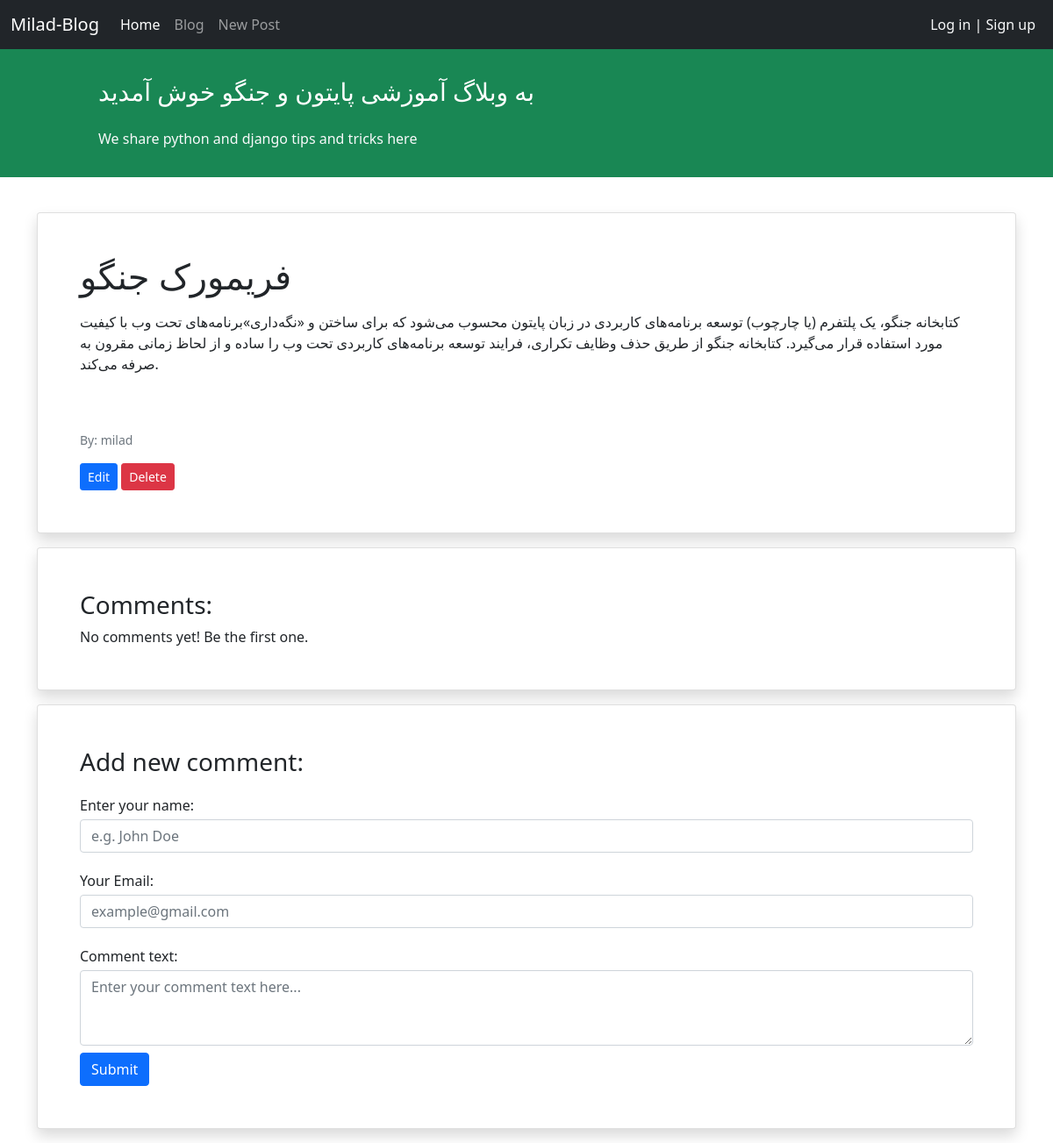
/blog/5/, run on the app's committed database.
### blog/models.py (models this page shows, shortened)
class Post(models.Model):
    STATUS_CHOICES = (('pub', 'Published'), ('drf', 'Draft'),)
    title = models.CharField(max_length=100)
    text = models.TextField()
    author = models.ForeignKey('auth.User', on_delete=models.CASCADE)
    datetime_created = models.DateTimeField(auto_now_add=True)
    datetime_modified = models.DateTimeField(auto_now=True)
    status = models.CharField(choices=STATUS_CHOICES, max_length=3)

### blog/views.py (the view)
# urls.py: path('<int:pk>/', views.PostDetailView.as_view(), name="posts_detail"),
class PostDetailView(generic.DetailView):
    model = Post
    template_name = 'blog/post_detail.html'
    context_object_name = 'post'

### blog/templates/blog/post_detail.html (shortened to what this page needs)
{% extends '_base.html' %}
{% block content %}
    <div class="container mt-4">
        <div class="row">
            <div class="col-12">
                <div class="card shadow my-3 p-5">
                    <h1>{{ post.title }}</h1>
                    <p class="mt-2">{{ post.text }}</p>
                    <div>
                    <p class="small text-muted mt-5">By: {{ post.author }}</p>
                        <a href="{% url 'post_update' post.id %}" class="btn btn-primary btn-sm">Edit</a>
                        <a href="{% url 'post_delete' post.id %}" class="btn btn-danger btn-sm">Delete</a>
                    </div>
                </div>
                <div class="card shadow my-3 p-5">
                    <h3>Comments:</h3>
                    No comments yet! Be the first one.
                </div>
                <div class="card shadow my-3 p-5">
                    <h3>Add new comment:</h3>
                    <form method="POST">
                        <div class="form-group py-2">
                            <label class="py-1" for="author_name">Enter your name:</label>
                            <input type="text" class="form-control" placeholder="e.g. John Doe" name="author_name">
                        </div>
                        <div class="form-group py-2">
                            <label class="py-1" for="email">Your Email:</label>
                            <input type="email" class="form-control" placeholder="example@gmail.com" name="email">
                        </div>
                        <div class="form-group py-2">
                            <label class="py-1" for="comment_text">Comment text:</label>
                            <textarea class="form-control" name="text" rows="3"
                                      placeholder="Enter your comment text here..."></textarea>
                        </div>
                        <button type="submit" class="btn btn-primary">Submit</button>
                    </form>
                </div>
            </div>
        </div>
    </div>
{% endblock content %}

### data on the page
Post: title "فریمورک جنگو", text "کتابخانه جنگو، یک پلتفرم (یا چارچوب) توسعه برنامه‌های کاربردی در زبان پایتون محسوب می‌شود که برای ساختن و «نگه‌داری»برنامه‌های تحت وب با کیفیت مورد استفاده قرار می‌گیرد. کتابخانه جنگو از طریق حذف وظایف تکراری، فرایند توسعه برنامه‌های کاربردی تحت وب را ساده و از لحاظ زمانی مقرون به صرفه می‌کند.", author "milad"
